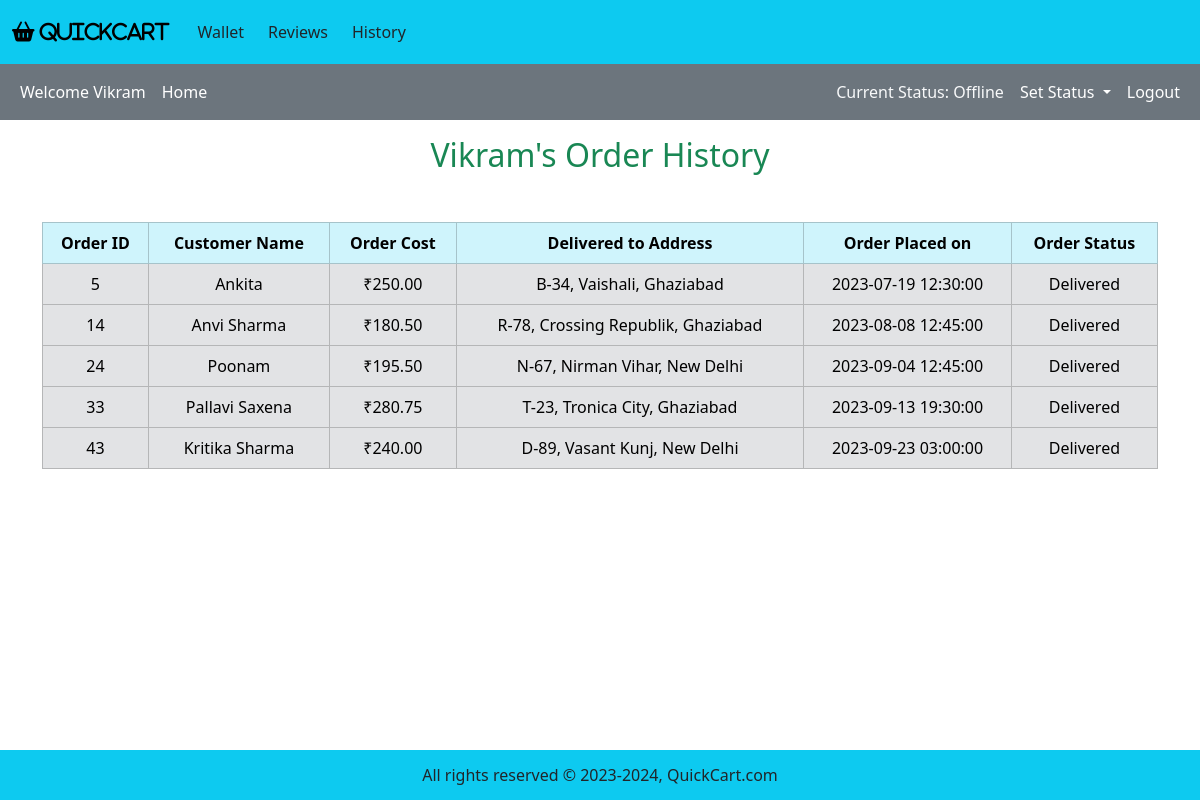
The page /agent_mode/index.php?agent_id=2&agent_history on the database its author committed.
### tables this page shows
CREATE TABLE IF NOT EXISTS deliveryAgent (
	agentID INT AUTO_INCREMENT PRIMARY KEY,
    first_name VARCHAR(50) NOT NULL,
    last_name VARCHAR(50),
    availabilityStatus VARCHAR(20) NOT NULL DEFAULT "Offline",  
    phone_no BIGINT UNIQUE NOT NULL,  
    email VARCHAR(100) UNIQUE NOT NULL,
    password VARCHAR(50) NOT NULL
);

CREATE TABLE IF NOT EXISTS `order` (
	orderID INT AUTO_INCREMENT PRIMARY KEY,
    status VARCHAR(20) NOT NULL DEFAULT "Confirmed",  
    total_price DECIMAL(10, 2) NOT NULL,
    time TIMESTAMP NOT NULL DEFAULT CURRENT_TIMESTAMP,
    location VARCHAR(255) NOT NULL,
    customerID INT NOT NULL,
    agentID INT NOT NULL,
    FOREIGN KEY (customerID) REFERENCES customer(customerID),  
    FOREIGN KEY (agentID) REFERENCES deliveryAgent(agentID)  
);

CREATE TABLE IF NOT EXISTS customer (
	customerID INT AUTO_INCREMENT PRIMARY KEY, 
    first_name VARCHAR(50) NOT NULL,  
    last_name VARCHAR(50),
    address_street VARCHAR(100) NOT NULL,  
	address_city VARCHAR(50) NOT NULL,
	address_state VARCHAR(50) NOT NULL,
    pincode INT NOT NULL,
    phone_no BIGINT UNIQUE NOT NULL,  
    email VARCHAR(100) UNIQUE NOT NULL,
    password VARCHAR(50) NOT NULL,
    dob DATE,
    age INT,  
    gender VARCHAR(10)
);

### agent_mode/agent_history.php (the view)
<?php
$fetch_orders = "SELECT * FROM `order` WHERE agentID = $agent_id AND status = 'Delivered';";
$result_fetch = mysqli_query($con, $fetch_orders);
$num_of_rows = mysqli_num_rows($result_fetch);
if ($num_of_rows == 0) {
    echo "<h2 class='text-center text-danger'> Deliver orders to view history! </h2>";
} else {
    ?>
    <h2 class="text-center text-success"><?php echo "$agent_name's Order History"; ?></h2>
    <table class="table table-bordered mt-5">
        <thead class="table-info text-center text-white">
            <tr>
                <th>Order ID</th>
                <th>Customer Name</th>
                <th>Order Cost</th>
                <th>Delivered to Address</th>
                <th>Order Placed on</th>
                <th>Order Status</th>
            </tr>
        </thead>
        <tbody class="table-secondary text-white">
            <?php
            while ($fetch_row = mysqli_fetch_assoc($result_fetch)) {
                $order_id = $fetch_row["orderID"];
                $order_location = $fetch_row["location"];
                $order_price = $fetch_row["total_price"];
                $order_time = $fetch_row["time"];
                $order_custID = $fetch_row["customerID"];
                $order_status = $fetch_row["status"];
                ?>
                <tr class='text-center align-middle'>
                    <td>
                        <?php echo $order_id; ?>
                    </td>
                    <td>
                        <?php
                        $get_cust = "SELECT * FROM customer WHERE customerID = $order_custID;";
                        $result_get = mysqli_query($con, $get_cust);
                        $row_cust = mysqli_fetch_assoc($result_get);
                        $cust_fname = $row_cust['first_name'];
                        $cust_lname = $row_cust['last_name'];
                        if ($cust_lname === null) {
                            $cust_name = $cust_fname;
                        } else {
                            $cust_name = $cust_fname . ' ' . $cust_lname;
                        }
                        echo $cust_name;
                        ?>
                    </td>
                    <td>
                        <?php echo "₹$order_price"; ?>
                    </td>
                    <td>
                        <?php echo $order_location; ?>
                    </td>
                    <td>
                        <?php echo $order_time; ?>
                    </td>
                    <td>
                        <?php echo $order_status; ?>
                    </td>
                </tr>
                <?php
            }
            ?>
        </tbody>
    </table>
    <?php
}
?>

### agent_mode/index.php (shortened to what this page needs)
<?php
include('../functions/common_function.php');
if (isset($_GET['agent_id'])) {
    $agent_id = $_GET['agent_id'];
    $get_data = "SELECT * FROM deliveryAgent WHERE agentID = $agent_id;";
    $result_get = mysqli_query($con, $get_data);
    $row_data = mysqli_fetch_assoc($result_get);
    $agent_fname = $row_data['first_name'];
    $agent_lname = $row_data['last_name'];
    $current_status = $row_data['availabilityStatus'];
    if ($agent_lname === null) {
        $agent_name = $agent_fname;
    } else {
        $agent_name = $agent_fname . ' ' . $agent_lname;
    }
}
?>
<!DOCTYPE html>
<html lang="en">
<head>
    <link href="https://cdn.jsdelivr.net/npm/bootstrap@5.3.3/dist/css/bootstrap.min.css" rel="stylesheet"
>
    <link rel="stylesheet" href="https://cdnjs.cloudflare.com/ajax/libs/font-awesome/6.5.1/css/all.min.css"
 />
    <link rel="stylesheet" href="style.css">
</head>
<body>
    <div class="container-fluid p-0">
        <nav class="navbar navbar-expand-lg bg-info">
            <div class="container-fluid">
                <a class="navbar-brand" href="#"><i class="fa fa-shopping-basket"
                        aria-hidden="true"> QuickCart</i></a>
                <div class="collapse navbar-collapse" id="navbarSupportedContent">
                    <ul class="navbar-nav me-auto mb-2 mb-lg-0">
                        <li class="nav-item">
                            <a href="index.php?agent_id=<?php echo "$agent_id"; ?>&agent_wallet"
                                class="nav-link text-dark bg-info my-1 mx-1">Wallet</a></button>
                        </li>
                        <li class="nav-item">
                            <a href="index.php?agent_id=<?php echo "$agent_id"; ?>&agent_reviews"
                                class="nav-link text-dark bg-info my-1 mx-1">Reviews</a>
                        </li>
                        <li class="nav-item">
                            <a href="index.php?agent_id=<?php echo "$agent_id"; ?>&agent_history"
                                class="nav-link text-dark bg-info my-1 mx-1">History</a></button>
                        </li>
                    </ul>
                </div>
            </div>
        </nav>
        <nav class="navbar navbar-expand-lg navbar-dark bg-secondary">
            <div class="container-fluid">
                <ul class="navbar-nav me-auto">
                    <li class="nav-item">
                        <span class="nav-link active">Welcome <?php echo $agent_name; ?></span>
                    </li>
                    <li class="nav-item">
                            <a class="nav-link active" aria-current="page" href="index.php?agent_id=<?php echo "$agent_id"; ?>">Home</a>
                        </li>
                </ul>
                <span class="navbar-text text-light mx-2">
                    Current Status: <?php echo $current_status; ?>
                </span>
                <ul class="navbar-nav ml-auto">
                    <li class="nav-item dropdown">
                        <a class="nav-link dropdown-toggle active" href="#" id="navbarDropdown" role="button"
                            data-bs-toggle="dropdown" aria-expanded="false">
                            Set Status
                        </a>
                    </li>
                </ul>
                <ul class="navbar-nav">
                    <li class="nav-item">
                        <a class="nav-link active" href="../start.php">Logout</a>
                    </li>
                </ul>
            </div>
        </nav>
<div class="container my-3">
    <?php
    if (isset($_GET['agent_history'])) {
        include('agent_history.php');
    }
    ?>
</div>
<?php
        include("../includes/footer.php");
        ?>
    </div>
</body>
</html>

### style.css (style rules this page uses)
* { margin: 0; padding: 0; box-sizing: border-box; }

### agent_mode/index.php (style rules this page uses)
body { overflow-x: hidden; }

### includes/footer.php (style rules this page uses)
body { margin: 0; padding: 0; min-height: 100vh; position: relative; }

### rows shown on the page
deliveryagent: first_name "Vikram", availabilityStatus "Offline"
order: orderID "5", customerID.first_name "Ankita", total_price "250.00", location "B-34, Vaishali, Ghaziabad", time "2023-07-19 12:30:00", status "Delivered"
order: orderID "14", customerID.last_name "Anvi Sharma", total_price "180.50", location "R-78, Crossing Republik, Ghaziabad", time "2023-08-08 12:45:00", status "Delivered"
order: orderID "24", customerID.first_name "Poonam", total_price "195.50", location "N-67, Nirman Vihar, New Delhi", time "2023-09-04 12:45:00", status "Delivered"
order: orderID "33", customerID.last_name "Pallavi Saxena", total_price "280.75", location "T-23, Tronica City, Ghaziabad", time "2023-09-13 19:30:00", status "Delivered"
order: orderID "43", customerID.last_name "Kritika Sharma", total_price "240.00", location "D-89, Vasant Kunj, New Delhi", time "2023-09-23 03:00:00", status "Delivered"
